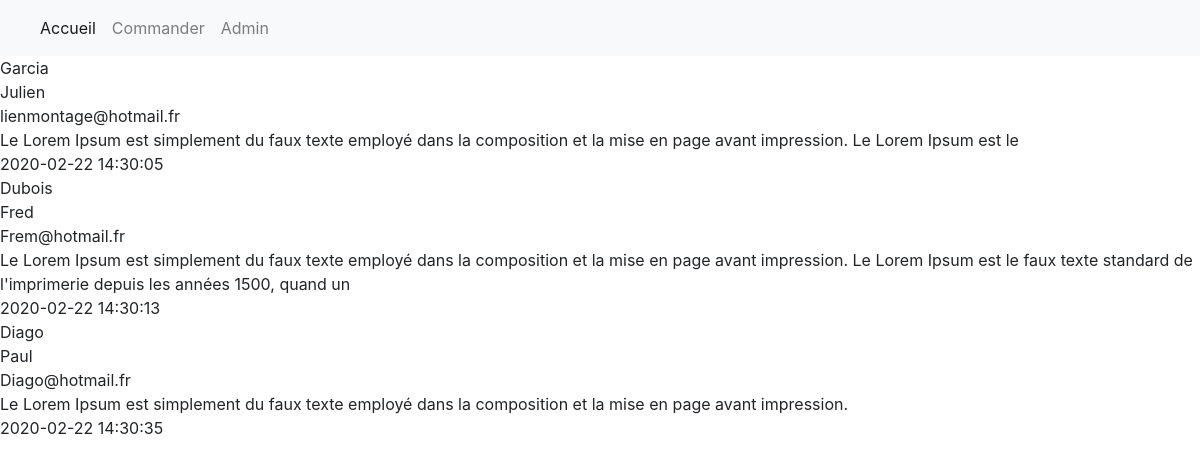
/views/member_view.php, run on the app's committed database.
### tables this page shows
CREATE TABLE `user_contact` (
  `id` int(255) NOT NULL,
  `ipAdresse` varchar(200) NOT NULL,
  `nom` varchar(255) NOT NULL,
  `prenom` varchar(255) NOT NULL,
  `email` varchar(255) NOT NULL,
  `message` text NOT NULL,
  `date` datetime NOT NULL DEFAULT CURRENT_TIMESTAMP
);

### function/connexion.php (called while the page is built, shortened)
<?php
function getBdd(){
    include_once "bddPass.php";
    try{
       $bdd = new PDO("mysql:host=".$dbHost.";dbname=".$mydbname,$dbUser, $dbMdp );
       $bdd->setAttribute(PDO::ATTR_ERRMODE, PDO::ERRMODE_EXCEPTION);
   }catch(Exception $e){
        die("Error". $e->getMessage());
    }
    $sql = "SELECT prenom,nom,message,email,date FROM user_contact";
    $statement = $bdd->query($sql, \PDO::FETCH_ASSOC);
    return $statement;
}

### views/member_view.php (the view, shortened to what this page needs)
<?php include_once "function/connexion.php" ?>
<!DOCTYPE html>
<html lang="fr">
<head>
    <?php include_once "views/include/head.php"?>
</head>
<body>
    <?php include_once "views/include/header.php"?>
    <section>
    <?php  $contacts = getBdd();?>
    <?php foreach ($contacts as $contact) :?>
        <article>
            <p> <?= $contact["prenom"] ?> </p>
            <p> <?= $contact["nom"] ?> </p>
            <p> <?= $contact["email"] ?> </p>
            <p> <?= $contact["message"] ?> </p>
            <p> <?= $contact["date"] ?> </p>
        </article>
    <?php endforeach?>
    </section>
</body>
</html>

### views/include/head.php (shortened to what this page needs)
<link rel="stylesheet" href="/public/style/bootstrap.min.css">
<link rel="stylesheet" href="/public/style/style.css">

### views/include/header.php (shortened to what this page needs)
<header>
    <nav class="navbar navbar-expand-lg navbar-light bg-light">
        <div class="navbar-collapse collapse" id="navbarColor03" style="">
            <ul class="navbar-nav mr-auto">
                <li class="nav-item active">
                    <a class="nav-link" href="index.php?page=home">Accueil</a>
                </li>
                <li class="nav-item">
                    <a class="nav-link" href="index.php?page=form">Commander</a>
                </li>
                <li class="nav-item">
                    <a class="nav-link" href="index.php?page=adminform">Admin</a>
                </li>
            </ul>
        </div>
    </nav>
</header>

### public/style/style.css (style rules this page uses)
h1, p { margin: 0; }
ul, li { list-style: none; }

### data on the page
user_contact: prenom "Garcia", nom "Julien", email "lienmontage@hotmail.fr", message "Le Lorem Ipsum est simplement du faux texte employé dans la composition et la mise en page avant impression. Le Lorem Ipsum est le", date "2020-02-22 14:30:05"
user_contact: prenom "Dubois", nom "Fred", email "Frem@hotmail.fr", message "Le Lorem Ipsum est simplement du faux texte employé dans la composition et la mise en page avant impression. Le Lorem Ipsum est le faux texte standard de l'imprimerie depuis les années 1500, quand un", date "2020-02-22 14:30:13"
user_contact: prenom "Diago", nom "Paul", email "Diago@hotmail.fr", message "Le Lorem Ipsum est simplement du faux texte employé dans la composition et la mise en page avant impression.", date "2020-02-22 14:30:35"
